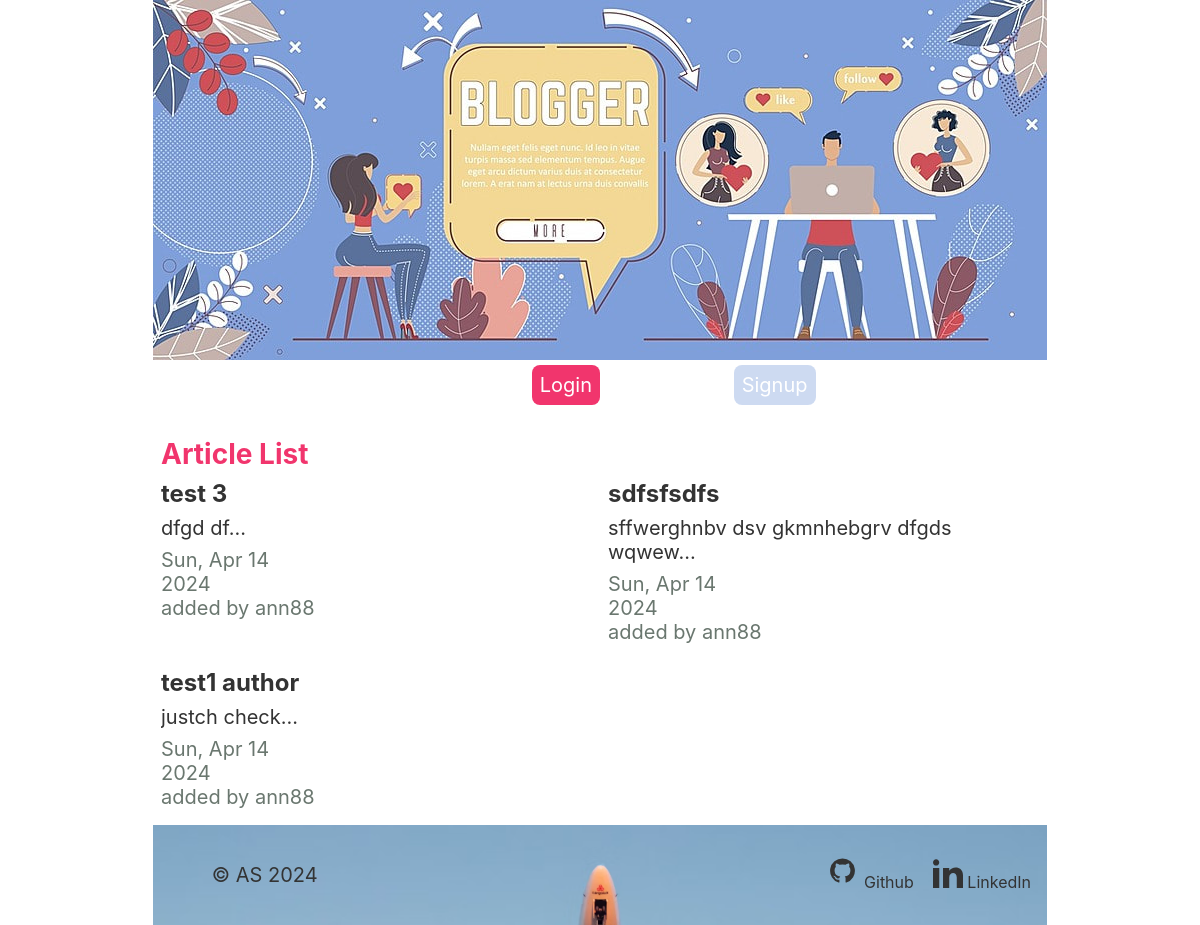
/articles/, run on an earlier commit of the app's database.
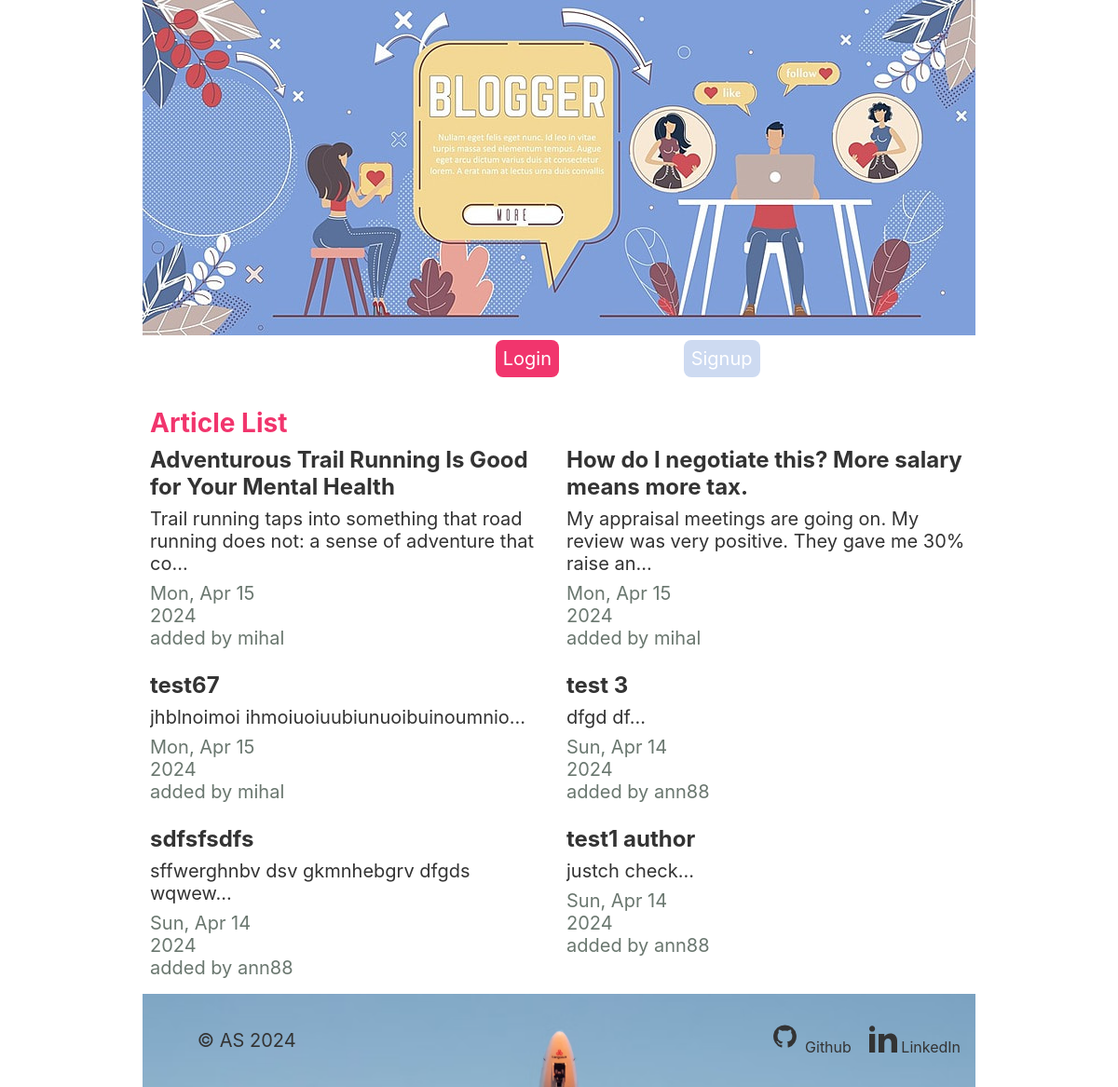
And on a later commit of the database.
### articles/models.py (models this page shows, shortened)
class Article(models.Model):
    title = models.CharField(max_length=256)
    slug = models.SlugField()
    body = models.TextField()
    created_at = models.DateTimeField(auto_now_add=True)
    thumb = models.ImageField(default='default.png', blank=True)
    author = models.ForeignKey(User, on_delete=models.SET_DEFAULT, default='authorX')
    def snippet(self):
        return self.body[:90] + "..."
    def formatted_created(self):
        return self.created_at.strftime("%a, %b %d %Y")

### articles/views.py (the view)
# urls.py: path('', views.article_list, name="article_list" ),
def article_list (request):
    articles = Article.objects.order_by('-created_at')
    return render(request, 'articles/article_list.html', {'articles': articles})

### articles/templates/articles/article_list.html (shortened to what this page needs)
{% extends 'base_layout.html' %}
{% block content %}
    <h1 class="h1-title">Article List</h1>
    <div class="articles grid">
        {% for article in articles %}
            <div class="article">
                <a href= "{% url 'articles:article_detail' article.id %}" >
                    <h2>{{ article.title }}</a></h2>
                    <p class="snippet-p">{{ article.snippet }}</p>
                    <div class="grid paddingfromtop">
                        <div class="created-p">{{ article.formatted_created }}</div>
                        <div class="art-detail-author">added by {{ article.author.username}}</div>
                    </div>
            </div>
        {% endfor %}
    </div>
{% endblock %}

### templates/base_layout.html (shortened to what this page needs)
{% load static %}
<!DOCTYPE html>
<html lang="en">
<head>
    <link rel="stylesheet" href="{% static 'styles.css' %}">
</head>
<body>
    <header class="wrapper">
        <a href="{% url 'home'%}">
            <img src="{% static 'blog-social-banner-6.jpg' %}" alt="blog-banner" />
                </a>
        <nav>
            <ul class="grid">
                {% if user.is_authenticated %}
                    <li class="nav-li-1">
                        <form action="{% url 'accounts:logout' %}" method="post">
                            {% csrf_token%}
                            <button class="btn logout" type="submit">Log Out</button>
                            </form>
                    </li>
                    <li class="nav-li-2"><a class="btn highlight" href="{% url 'articles:create' %}">New Post</a></li>
                {% else %}
                    <li class="nav-li-1"><a class="btn login" href="{% url 'accounts:login' %}">Login</a></li>
                    <li class="nav-li-2"><a class="btn signup" href="{% url 'accounts:signup' %}">Signup</a></li>
                {% endif %}
            </ul>
        </nav>
        </header>
        <div class="wrapper-main">
        {% block content %}
        {% endblock %}
    </div>
    <footer class="footer grid">
        <p class="copyright">  &#169 AS 2024</p>
        <ul class="social-icons">
            <li>
                <a class="gith" href="https://github.com/annc4st/" target="_blank">
                Github
            </a>
            </li>
                <li>
                    <a class="gith" href='https://www.linkedin.com/in/anna-seniuta-a32723261/' target="_blank">
              LinkedIn
                    </a>
                </li>
        </ul>
    </footer>
</body>
</html>

### assets/styles.css (style rules this page uses)
* { margin: 0; font-family: -apple-system, BlinkMacSystemFont, "Segoe UI", "Roboto", "Oxygen", "Ubuntu", "Cantarell", "Fira Sans", "Droid Sans", "Helvetica Neue", sans-serif; color: #333; }
:root { --primary: #f1356d; --lighter-primary: #f1356d4f; --secondary: #7f9fda63; --grey-text: #6a776f; --red-warning: #ff5722; --text-basic: #333; }
body, p, a, ul, li { margin:0; padding: 0; text-decoration: none; }
li, ul { list-style-type: none; }
body { background-color: white; overflow-x: hidden; font-size: 14px; }
h1 { color: var(--primary); }
h1, h3 { font-size: 1.4em; }
h2 { font-size: 1.2em; }
.btn { border: 0; padding: 8px; border-radius: 8px; cursor: pointer; font-size: 1em; display:inline-block; }
.login { background-color: var(--primary); color: #fff; }
.signup { background-color: var(--secondary); color: #fff; }
.wrapper { width: 100%; max-width: 894px; margin: 0 auto; }
.wrapper img { width: 100%; max-width: 894px; height: auto; }
.wrapper-main { width: 100%; max-width: 894px; margin: 0 auto; padding-top: 16px; }
.h1-title { text-align: left; margin-left: 8px; }
header { padding-bottom: 16px; }
.grid { display: grid; grid-template-columns: repeat(8, 1fr); }
.nav-li-1 { grid-column: 5/7; margin-left: 5px; }
.nav-li-2 { grid-column: 7/9; justify-self: end; margin-right: 8px; }
.article { grid-column: 1/9; padding: 8px; padding-bottom: 16px; line-height: normal; position: relative; }
.paddingfromtop { padding-top: 8px; }
.art-detail-author { grid-column: 4/7; color: var(--grey-text); }
.created-p { grid-column: 1/4; color: var(--grey-text); }
.article h2 { color: var(--secondary); margin-bottom: 8px; }
.article a { text-decoration: none; }
.snippet-p { overflow-x: hidden; }
.footer { max-width: 894px; color:#fafafa; background-color: var(--secondary); background-image: url('plain-nose.png'); background-size:cover; background-repeat: no-repeat; background-position: top center; }
.footer p, .footer ul { padding: 10px; }
footer .copyright { grid-column: 1/4; font-size: 0.9em; text-align: center; align-self: center; }
footer .social-icons { grid-column: 7/8; display: flex; justify-content: flex-end; }
.gith svg { margin-left: 7px; margin-top: 5px; width: 30px; }
footer li { margin: 0 6px; font-size: 0.8em; }
@media screen and (min-width: 620px) { body { font-size: 16px; } }
@media screen and (min-width: 620px) { .nav-li-1 { grid-column: 2/5; margin-left: 5px; justify-self: end; } }
@media screen and (min-width: 620px) { .nav-li-2 { grid-column: 5/7; } }
@media screen and (min-width: 620px) { .article { grid-column: span 6; border-bottom: 2px solid rgba(0, 0, 0, 0.1); } }
@media screen and (min-width: 620px) { .art-detail-author { grid-column: 3/5; } }
@media screen and (min-width: 620px) { .created-p { grid-column: 1/3; } }
@media screen and (min-width: 620px) { footer .copyright { grid-column: 1/3; font-size: 1em; } }
@media screen and (min-width: 620px) { .footer { min-height: 100px; } }
@media screen and (min-width: 620px) { footer .social-icons { grid-column: 7/9; display: flex; justify-content: flex-end; align-self: center; } }
@media screen and (min-width: 960px) { body { font-size: 18px; } }
@media screen and (min-width: 960px) { .article { grid-column: span 4; display: block; padding-left: 8px; border-bottom: none; } }
@media screen and (min-width: 960px) { .art-detail-author { grid-column: 1/4; grid-row: 2; } }
@media screen and (min-width: 960px) { .created-p { grid-column: 1/4; grid-row: 1; } }
@media screen and (min-width: 960px) { .footer { margin: 0 auto; } }
@media screen and (min-width: 960px) { footer .social-icons { grid-column: 6/9; } }
@media screen and (min-width: 960px) { .gith svg { margin-top: 0; } }
@media screen and (min-width: 1200px) { body { font-size: 20px; } }

What changed in the data, as far as the page shows it:
added Article: title "Adventurous Trail Running Is Good for Your Mental Health", snippet "Trail running taps into something that road running does not: a sense of adventure that co...", formatted_created "Mon, Apr 15 2024", author.username "mihal"
added Article: title "How do I negotiate this? More salary means more tax.", snippet "My appraisal meetings are going on. My review was very positive. They gave me 30% raise an...", formatted_created "Mon, Apr 15 2024", author.username "mihal"
added Article: title "test67", snippet "jhblnoimoi ihmoiuoiuubiunuoibuinoumnio...", formatted_created "Mon, Apr 15 2024", author.username "mihal"
